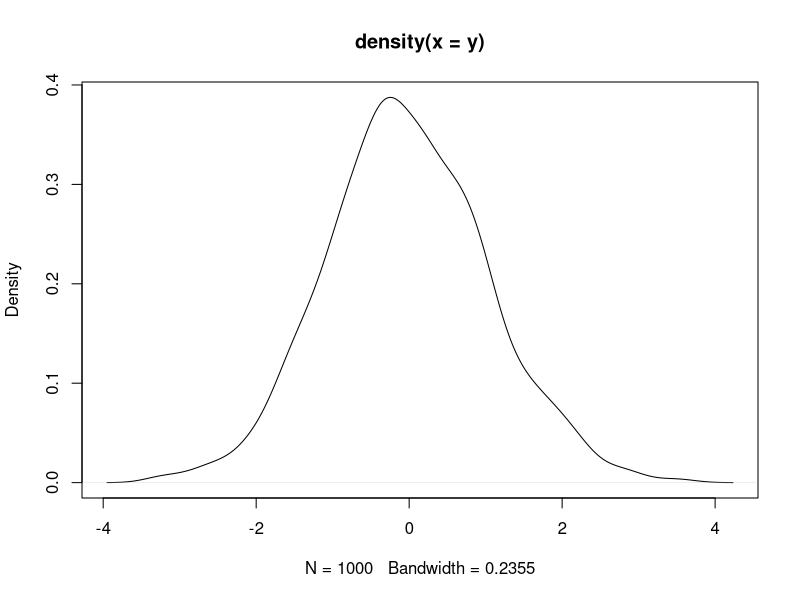
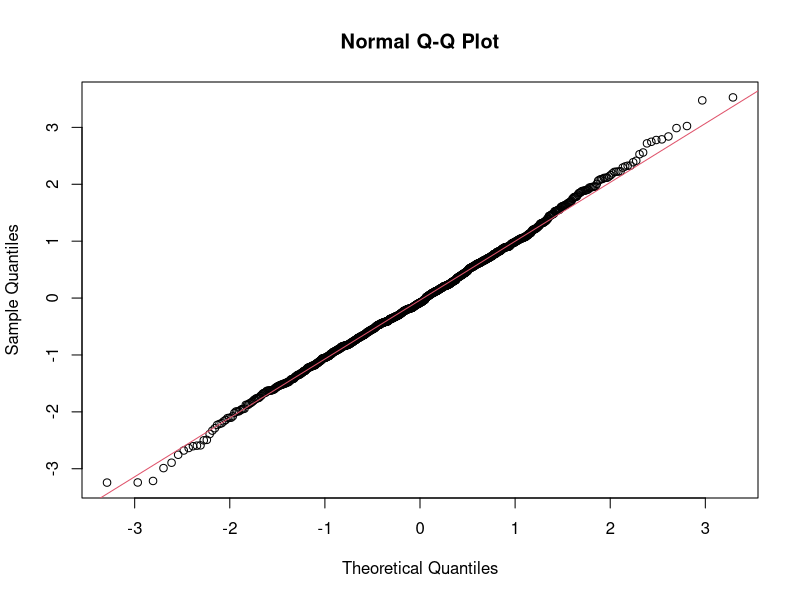

R code for these plots, in order:
## ---- chunk 1
# Comment within some example code
## ---- chunk 2
# correct naming
x <- 1:10

# incorrect naming
# 10x <- 1:10
# x::10 <- 1:10

## ---- chunk 3

ls()
rm(x)

## ---- chunk 4
x <- 1:10
y <- x > 0
z <- -(1:5)
t <- c("FL", "CA", "NY")

s1 <- c(x, y, z, t)

s1[1:10]
s1[-(1:5)]

## ---- chunk 5
n <- c(1:10, 18, 19, rep(NA, 3))
fruit <- c("orange", "peach", "grape")
state <- c("FL", "GA", "CA")
state <- as.factor(state)
s3 <- data.frame(fruit, state,n)

# examine missing data in a variable in the dataset
temp <- is.na(s3$n)
sum(temp)

# subset data without missing data
s3r <- subset(s3, !temp)

# calculate mean by removing cases with missing data
mean(s3$n, na.rm = T)
## ---- chunk 6
# check and change the mode of a vector
x <- seq(1,10)
mode(x)
x <- as.character(x)
mode(x)

# check and change attribute
attributes(s3)
attr(s3, "names") <- c("fruit", "state", "amount")
## ---- chunk 7
state <- c("tas", "sa", "qld", "nsw", "nsw", "nt", "wa", "wa",
"qld", "vic", "nsw", "vic", "qld", "qld", "sa", "tas",
"sa", "nt", "wa", "vic", "qld", "nsw", "nsw", "wa",
"sa", "act", "nsw", "vic", "vic", "act")

statef <- factor(state)

incomes <- c(60, 49, 40, 61, 64, 60, 59, 54, 62, 69, 70, 42, 56,
61, 61, 61, 58, 51, 48, 65, 49, 49, 41, 48, 52, 46,
59, 46, 58, 43)

# 95% confidence interval function

CI <- function(x) {
	out <- list(left <- mean(x)-qt(0.975, df = length(x)-1)*sd(x)/sqrt(length(x)),
	right <-  mean(x)-qt(0.975, df = length(x)-1, lower.tail = F)*sd(x)/sqrt(length(x)))
	return(out)
	}

# Apply the function to calculate CI
confIn <- tapply(incomes, statef, CI)

myci <- matrix(unlist(confIn), byrow = T, nrow = length(levels(statef)),dimnames = list(levels(statef), c("left", "right")))
myci
## ---- chunk 8
# The levels of factors are stored in alphabetical order, or in the order they were specified to factor if they were specified explicitly.
## ---- chunk 9
a1 <- seq(1,36)
dim(a1) <- c(3,6,2)

# array indexing
a1[2,4,]
## ---- chunk 10
values <- sample(1:20, 100, replace = T)
a2 <- values
dim(a2) <- c(10,10)
a2

# set diagonal values to 0
a <- a2
diag(a) <- 0
a
## ---- chunk 11
a3 <- array(values, dim = c(10,10))
identical(a2, a3)
## ---- chunk 12
a4 <- seq(10,45)
dim(a4) <- c(3, 6, 2)
a14 <- a1*a4
a5 <- a1-a4
## ---- chunk 13
a4 <- c(a4)
## ---- chunk 14
L6 <- list(name="apple", category="fruit", ncolor = 3,
color=c("red","pink","green"), quantity = 20)

L6[[4]]
L6$color
L6[["color"]]
## ---- chunk 15
# New lists may be formed if we give multiple lists to the function 'list()'. When the concatenation function c() is given list arguments, the result is an object of mode list also, whose components are those of the argument lists joined together in sequence.
## ---- chunk 16
# A data frame is a list with class "data.frame".
## ---- chunk 17
# The 'attach()' function makes the components of a list or data frame temporarily visible as variables under their component name, without the need to quote the list name explicitly each time.
## ---- chunk 18
x <- rnorm(100, 100, 15)
qnorm(0.75,mean = 50,sd = 5)
pnorm(1.96,mean = 0, sd = 1)
## ---- chunk 19
set.seed(051716)
y <- rt(1000, df = 12)
plot(density(y))
qqnorm(y);qqline(y, col = 2)
shapiro.test(y)

# The distribution is normal based on the plots and the insignificance of the Shapiro-Wilk normality test.
## ---- chunk 20
#The if () else function evaluates to a single logical value and the result of the entire expression is then evident.

# The ifelse() function has the form ifelse(condition, a, b) and returns a vector of the length of its longest argument, with elements a[i] if condition[i] is true, otherwise b[i]

# A demonstration of if() else: find the absoluate value for a certain x value
x <- -1

if (x > 0) {
   print(x)
} else if (x < 0) {
   print(-x)
} else
   print(0)

# A demonstration of ifelse(): find absoluate values
x <- c(-1, -5, 6, 0, 2, 5, -8, 10)
temp <- x >= 0
ifelse(temp, x, -x)
## ---- chunk 21
mymean <- matrix(nrow = 3, ncol = 1, dimnames= list(levels(s3$state), "mean"))
for(i in levels(s3$state)) {
	 mymean[i, "mean"] <- mean(s3$amount[s3$state == i], na.rm = T)
}
mymean
